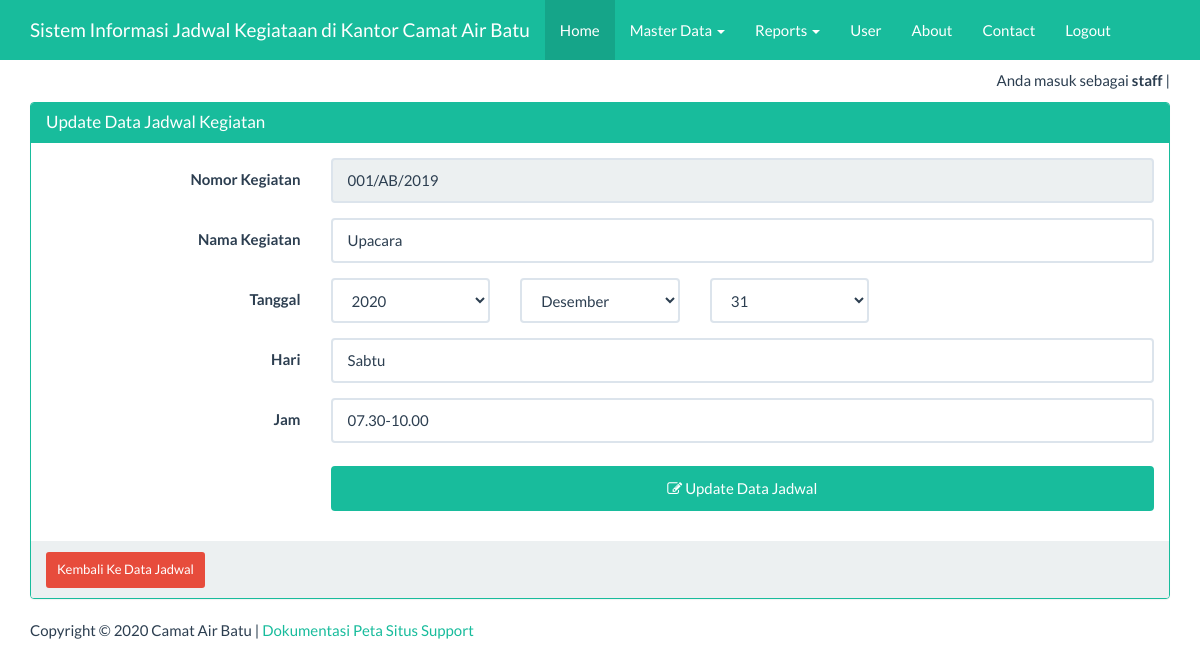
Page /index_admin.php?page=jadwal&actions=edit&id=1 (signed in) on the committed database.
### tables this page shows
CREATE TABLE IF NOT EXISTS `jadwal` (
  `no_kegiatan` varchar(20) DEFAULT NULL,
  `nama_kegiatan` varchar(50) NOT NULL,
  `tanggal` date NOT NULL,
  `hari` varchar(15) NOT NULL,
  `jam` varchar(20) NOT NULL,
  `id` int(11) NOT NULL AUTO_INCREMENT,
  PRIMARY KEY (`id`)
);

### views/jadwal_edit.php (the view, shortened to what this page needs)
<?php
$id=$_GET['id'];
$ambil=  mysqli_query($koneksi, "SELECT * FROM jadwal WHERE id='$id'") or die ("SQL Edit error");
$data= mysqli_fetch_array($ambil);
?>
<div class="container">
    <div class="row">
        <div class="col-xs-12">
            <div class="panel panel-success">
                <div class="panel-heading">
                    <h3 class="panel-title">Update Data Jadwal Kegiatan</h3>
                </div>
                <div class="panel-body">
                    <form class="form-horizontal" action="" method="post">
                        <div class="form-group">
                            <label for="no_kegiatan" class="col-sm-3 control-label">Nomor Kegiatan</label>
                             <div class="col-sm-9">
                                <input type="text" name="no_kegiatan" value="<?=$data['no_kegiatan']?>"class="form-control" id="inputEmail3" placeholder="Nomor Kegiatan" readonly="true">
                            </div>
                        </div>
                        <div class="form-group">
                            <label for="nama_kegiatan" class="col-sm-3 control-label">Nama Kegiatan</label>
                            <div class="col-sm-9">
                                <input type="text" name="nama_kegiatan" value="<?=$data['nama_kegiatan']?>" class="form-control" id="inputPassword3" placeholder="Nama Kegiatan">
                            </div>
                        </div>
                        <div class="form-group">
                            <label class="col-sm-3 control-label">Tanggal </label>
                            <div class="col-sm-2 col-xs-9">
                                <select name="tahun" class="form-control">
                                    <?php for($i=2020;$i>1980;$i--) {?>
                                    <option value="<?=$i?>"> <?=$i?> </option>
                                    <?php }?>
                                </select>
                            </div>
                            <div class="col-sm-2 col-xs-9">
                                <select name="bulan" class="form-control">
                                    <?php
                                    $bulan=  array("","Januari","Februari","Maret","April","Mei","Juni","Juli","Agustus","September","Oktober","November","Desember");
                                    for($j=12;$j>0;$j--) {?>
                                    <option value="<?=$j?>"> <?=$bulan[$j]?> </option>
                                    <?php }?>
                                </select>
                            </div>
                            <div class="col-sm-2 col-xs-9">
                                <select name="tanggal" class="form-control">
                                    <?php for($k=31;$k>0;$k--) {?>
                                    <option value="<?=$k?>"> <?=$k?> </option>
                                    <?php }?>
                                </select>
                            </div>
                        </div>
                        <div class="form-group">
                            <label for="hari" class="col-sm-3 control-label">Hari</label>
                            <div class="col-sm-9">
                                <input type="text" name="hari" value="<?=$data['hari']?>" class="form-control" id="inputPassword3" placeholder="Hari">
                            </div>
                        </div>
                         <div class="form-group">
                            <label for="jam" class="col-sm-3 control-label">Jam</label>
                            <div class="col-sm-9">
                                <input type="text" name="jam" value="<?=$data['jam']?>" class="form-control" id="inputPassword3" placeholder="Jam Pelaksanaan">
                            </div>
                        </div>
                        <div class="form-group">
                            <div class="col-sm-offset-3 col-sm-9">
                                <button type="submit" class="btn btn-success">
                                    <span class="fa fa-edit"></span> Update Data Jadwal</button>
                            </div>
                        </div>
                    </form>
                </div>
                <div class="panel-footer">
                    <a href="?page=jadwal&actions=tampil" class="btn btn-danger btn-sm">
                        Kembali Ke Data Jadwal
                    </a>
                </div>
            </div>
        </div>
    </div>
</div>

### index_admin.php (style rules this page uses)
body { margin-top:70px; }
button { background-color: #4CAF50; color: white; padding: 14px 20px; margin: 8px 0; border: none; cursor: pointer; width: 100%; }

### rows in the picture
jadwal: no_kegiatan "001/AB/2019", nama_kegiatan "Upacara", hari "Sabtu", jam "07.30-10.00"

### other values in the picture
$_SESSION['username'] "staff"
form field tahun "2020"
form field bulan "Desember"
form field tanggal "31"
